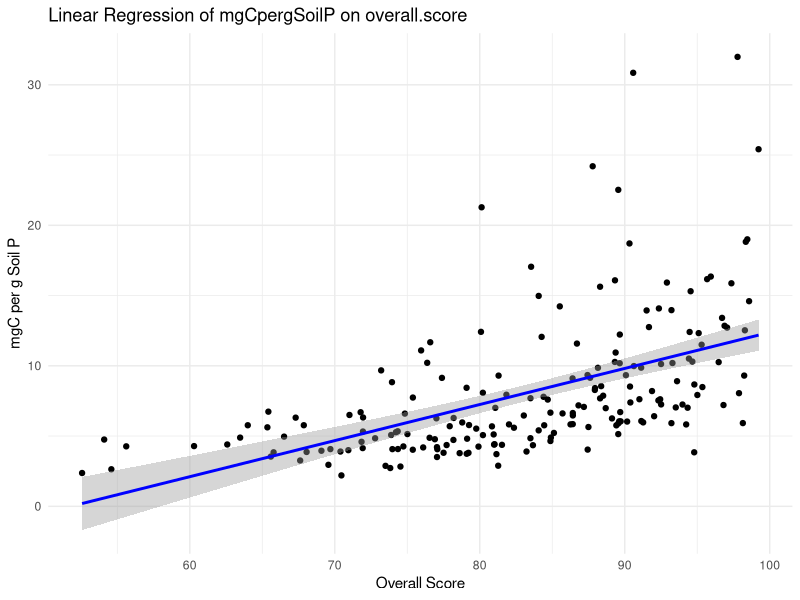
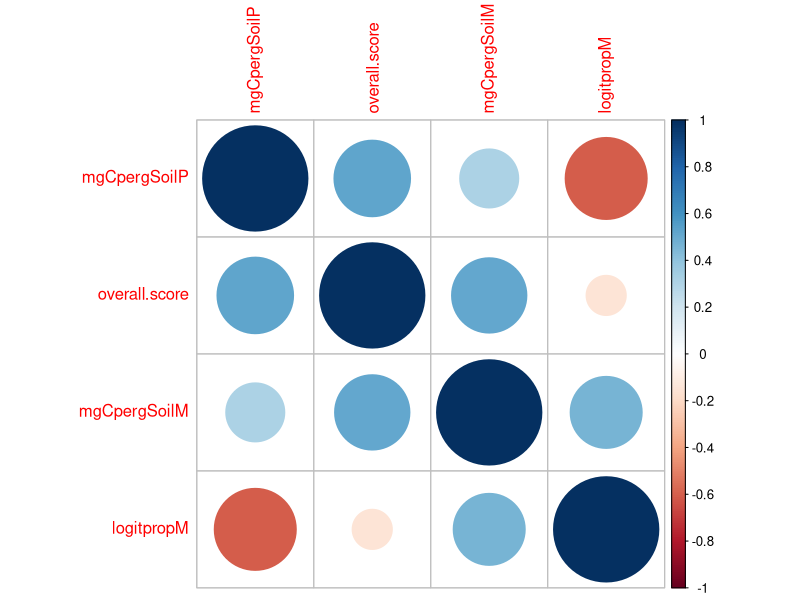
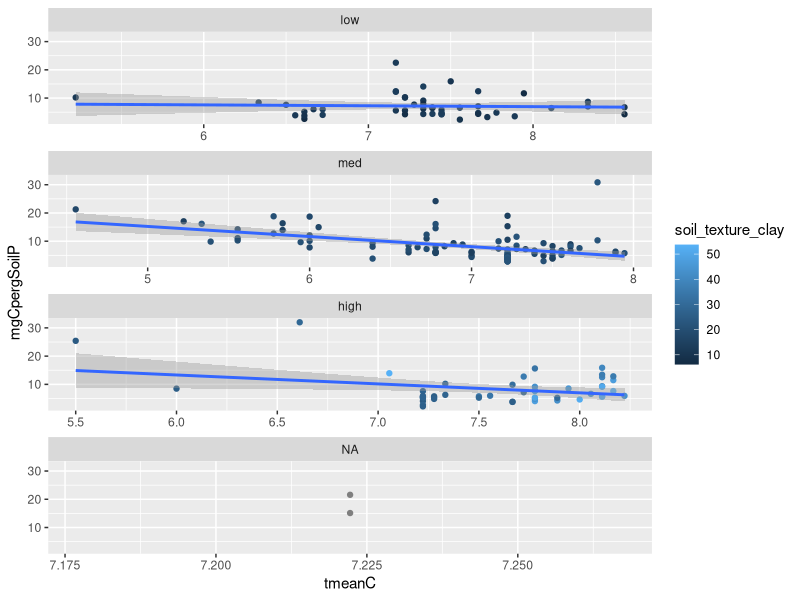
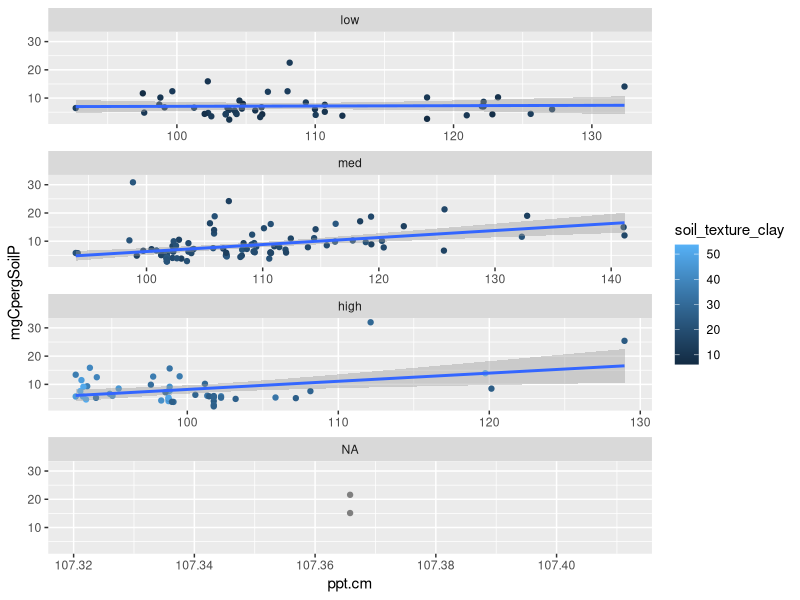
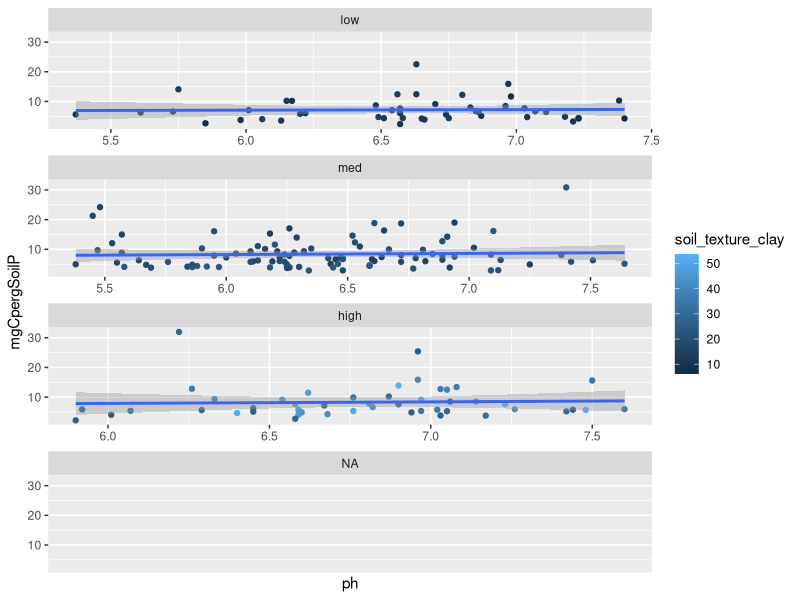
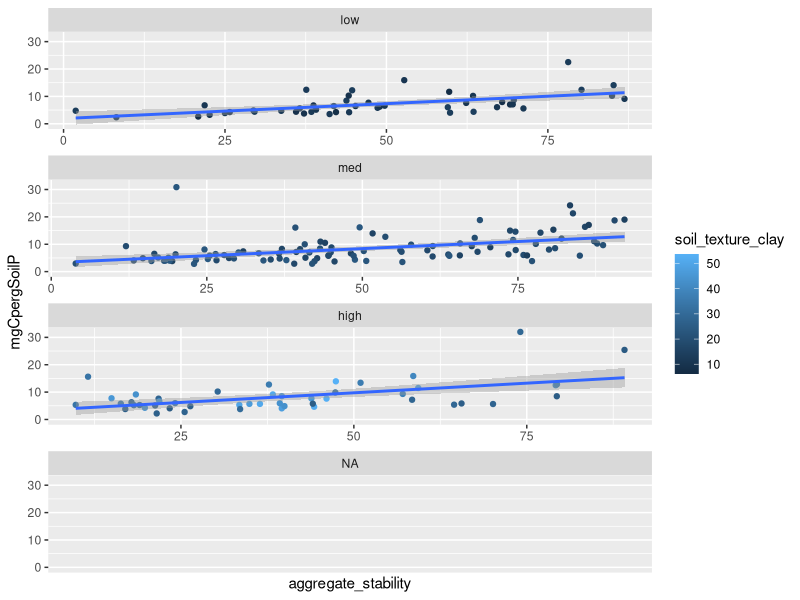
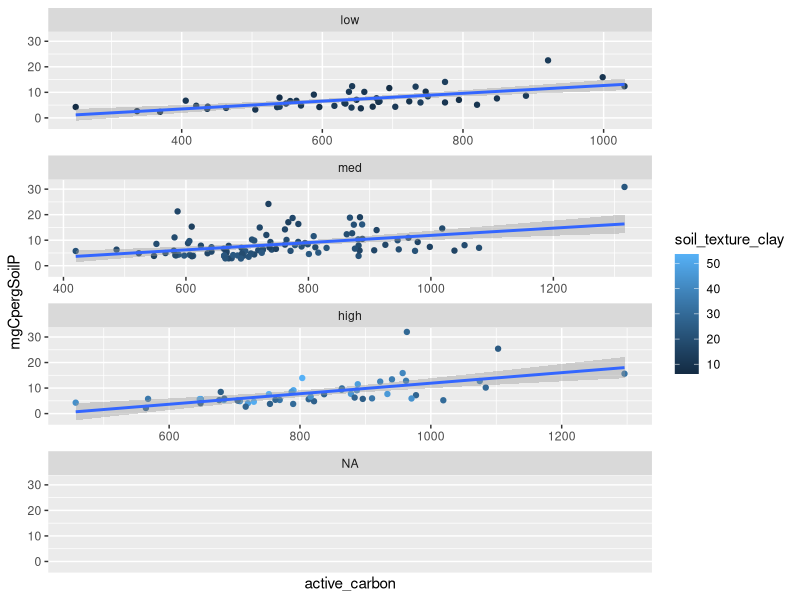
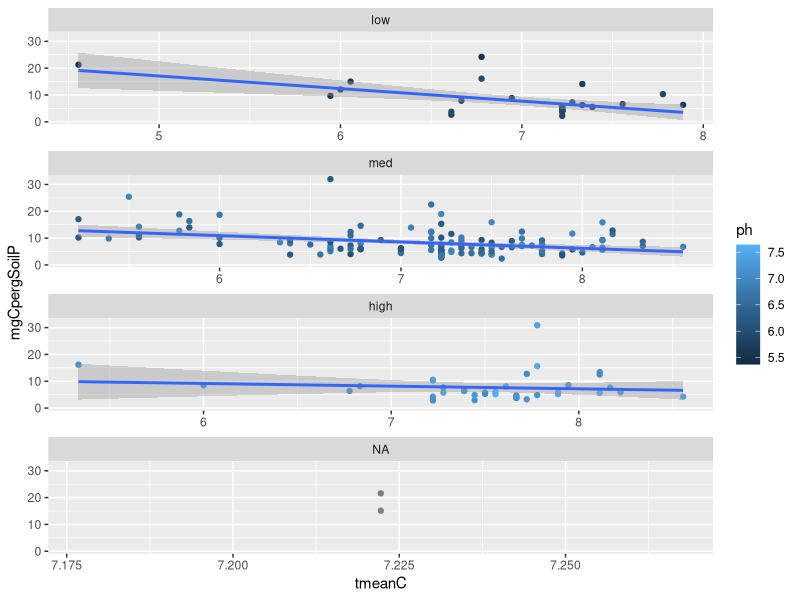

R code for these plots, in order: (Note: this script raises an error after producing the figures.)
#Analyzing data and building linear models with mgPOM as response variable

#setwd("/Users/f003833/Documents/GitHub/FracFarmVT") #caitlin
setwd("C:/Users/F004SPC/Documents/GitHub/FracFarmVT") #erin

#load your libraries
library(tidyverse)
library(ggplot2)
library(dplyr)
library(corrplot)
library(emmeans)
library(nlme)
library(ggeffects)

##call in the analytical data
data <- read.csv("data.csv")
View(data)

#soil health regression

# Perform linear regression
regression_model <- lm(mgCpergSoilP ~ overall.score, data = data)

# Summarize the regression model
summary(regression_model)

# Create a plot with the regression line
ggplot(data, aes(x = overall.score, y = mgCpergSoilP)) +
  geom_point() +
  geom_smooth(method = "lm", col = "blue") +
  labs(title = "Linear Regression of mgCpergSoilP on overall.score",
       x = "Overall Score",
       y = "mgC per g Soil P") +
  theme_minimal()

#Correlation plot
cordata <- cor(data[,c("mgCpergSoilP","overall.score","mgCpergSoilM","logitpropM")], use="pairwise.complete.obs", method="pearson")
corrplot(cordata)
cordata

#view na for ph: Z1, Z2 are truly NA
missing_ph <- subset(data, is.na(ph) | ph == "")
missing_field_codes <- missing_ph$Field_Code
print(missing_field_codes)

missing_mgCpergSoilP <- subset(data, is.na(mgCpergSoilP) | mgCpergSoilP == "")
missing_field_codes <- missing_mgCpergSoilP$Field_Code
print(missing_field_codes)

#First, graphically explore relationships among independent variables to look for interactions


data <- data %>% 
  mutate(claycategory=cut(soil_texture_clay, breaks=c(-Inf, 14, 24, Inf), labels=c("low","med", "high")))

ggplot(data=data, aes(x=tmeanC, y=mgCpergSoilP, col=soil_texture_clay))+ 
  geom_point()+
  geom_smooth(method=lm)+
  facet_wrap(~ claycategory, ncol=1, scales="free_x")

data <- data %>% 
  mutate(claycategory=cut(soil_texture_clay, breaks=c(-Inf, 14, 24, Inf), labels=c("low","med", "high")))

ggplot(data=data, aes(x=ppt.cm, y=mgCpergSoilP, col=soil_texture_clay))+ 
  geom_point()+
  geom_smooth(method=lm)+
  facet_wrap(~ claycategory, ncol=1, scales="free_x")

data <- data %>% 
  mutate(claycategory=cut(soil_texture_clay, breaks=c(-Inf, 14, 24, Inf), labels=c("low","med", "high")))

ggplot(data=data, aes(x=ph, y=mgCpergSoilP, col=soil_texture_clay))+ 
  geom_point()+
  geom_smooth(method=lm)+
  facet_wrap(~ claycategory, ncol=1, scales="free_x")

data <- data %>% 
  mutate(claycategory=cut(soil_texture_clay, breaks=c(-Inf, 14, 24, Inf), labels=c("low","med", "high")))

ggplot(data=data, aes(x=aggregate_stability, y=mgCpergSoilP, col=soil_texture_clay))+ 
  geom_point()+
  geom_smooth(method=lm)+
  facet_wrap(~ claycategory, ncol=1, scales="free_x")

data <- data %>% 
  mutate(claycategory=cut(soil_texture_clay, breaks=c(-Inf, 14, 24, Inf), labels=c("low","med", "high")))

ggplot(data=data, aes(x=active_carbon, y=mgCpergSoilP, col=soil_texture_clay))+ 
  geom_point()+
  geom_smooth(method=lm)+
  facet_wrap(~ claycategory, ncol=1, scales="free_x")

#more interactions with ph
summary(data$ph)

data <- data %>% 
  mutate(phcategory=cut(ph, breaks=c(-Inf,6,7, Inf), labels=c("low","med","high")))

ggplot(data=data, aes(x=tmeanC, y=mgCpergSoilP, col=ph))+ 
  geom_point()+
  geom_smooth(method=lm)+
  facet_wrap(~ phcategory, ncol=1, scales="free_x")

data <- data %>% 
  mutate(phcategory=cut(ph, breaks=c(-Inf,6,7, Inf), labels=c("low","med","high")))

ggplot(data=data, aes(x=ppt.cm, y=mgCpergSoilP, col=ph))+ 
  geom_point()+
  geom_smooth(method=lm)+
  facet_wrap(~ phcategory, ncol=1, scales="free_x")

data <- data %>% 
  mutate(phcategory=cut(ph, breaks=c(-Inf,6,7, Inf), labels=c("low","med","high")))

ggplot(data=data, aes(x=aggregate_stability, y=mgCpergSoilP, col=ph))+ 
  geom_point()+
  geom_smooth(method=lm)+
  facet_wrap(~ phcategory, ncol=1, scales="free_x")

data <- data %>% 
  mutate(phcategory=cut(ph, breaks=c(-Inf,6,7, Inf), labels=c("low","med","high")))

ggplot(data=data, aes(x=soil_texture_clay, y=mgCpergSoilP, col=ph))+ 
  geom_point()+
  geom_smooth(method=lm)+
  facet_wrap(~ phcategory, ncol=1, scales="free_x")

data <- data %>% 
  mutate(phcategory=cut(ph, breaks=c(-Inf,6,7, Inf), labels=c("low","med","high")))

ggplot(data=data, aes(x=active_carbon, y=mgCpergSoilP, col=ph))+ 
  geom_point()+
  geom_smooth(method=lm)+
  facet_wrap(~ phcategory, ncol=1, scales="free_x")

#interactions with ppt

data <- data %>% 
  mutate(pptcategory=cut(ppt.cm, breaks=c(-Inf,101.4, 110.0, Inf), labels=c("low","med","high")))

ggplot(data=data, aes(x=tmeanC, y=mgCpergSoilP, col=ppt.cm))+ 
  geom_point()+
  geom_smooth(method=lm)+
  facet_wrap(~ pptcategory, ncol=1, scales="free_x")


data <- data %>% 
  mutate(pptcategory=cut(ppt.cm, breaks=c(-Inf,101.4, 110.0, Inf), labels=c("low","med","high")))

ggplot(data=data, aes(x=aggregate_stability, y=mgCpergSoilP, col=ppt.cm))+ 
  geom_point()+
  geom_smooth(method=lm)+
  facet_wrap(~ pptcategory, ncol=1, scales="free_x")

summary(data$ppt.cm)
data <- data %>% 
  mutate(pptcategory=cut(ppt.cm, breaks=c(-Inf,101.4, 110.0, Inf), labels=c("low","med","high")))

ggplot(data=data, aes(x=tmeanC, y=mgCpergSoilP, col=ppt.cm))+ 
  geom_point()+
  geom_smooth(method=lm)+
  facet_wrap(~ pptcategory, ncol=1, scales="free_x")


data <- data %>% 
  mutate(pptcategory=cut(ppt.cm, breaks=c(-Inf,101.4, 110.0, Inf), labels=c("low","med","high")))

ggplot(data=data, aes(x=active_carbon, y=mgCpergSoilP, col=ppt.cm))+ 
  geom_point()+
  geom_smooth(method=lm)+
  facet_wrap(~ pptcategory, ncol=1, scales="free_x")

#interactions with aggregate stability
summary(data$aggregate_stability)

data <- data %>% 
  mutate(agStcategory=cut(aggregate_stability, breaks=c(-Inf,29.3, 65.6, Inf), labels=c("low","med","high")))

ggplot(data=data, aes(x=ph, y=mgCpergSoilP, col=aggregate_stability))+ 
  geom_point()+
  geom_smooth(method=lm)+
  facet_wrap(~ agStcategory, ncol=1, scales="free_x")

data <- data %>% 
  mutate(agStcategory=cut(aggregate_stability, breaks=c(-Inf,29.3, 65.6, Inf), labels=c("low","med","high")))

ggplot(data=data, aes(x=ppt.cm, y=mgCpergSoilP, col=aggregate_stability))+ 
  geom_point()+
  geom_smooth(method=lm)+
  facet_wrap(~ agStcategory, ncol=1, scales="free_x")

data <- data %>% 
  mutate(agStcategory=cut(aggregate_stability, breaks=c(-Inf,29.3, 65.6, Inf), labels=c("low","med","high")))

ggplot(data=data, aes(x=tmeanC, y=mgCpergSoilP, col=aggregate_stability))+ 
  geom_point()+
  geom_smooth(method=lm)+
  facet_wrap(~ agStcategory, ncol=1, scales="free_x")

data <- data %>% 
  mutate(agStcategory=cut(aggregate_stability, breaks=c(-Inf,29.3, 65.6, Inf), labels=c("low","med","high")))

ggplot(data=data, aes(x=soil_texture_clay, y=mgCpergSoilP, col=aggregate_stability))+ 
  geom_point()+
  geom_smooth(method=lm)+
  facet_wrap(~ agStcategory, ncol=1, scales="free_x")

data <- data %>% 
  mutate(agStcategory=cut(aggregate_stability, breaks=c(-Inf,29.3, 65.6, Inf), labels=c("low","med","high")))

ggplot(data=data, aes(x=active_carbon, y=mgCpergSoilP, col=aggregate_stability))+ 
  geom_point()+
  geom_smooth(method=lm)+
  facet_wrap(~ agStcategory, ncol=1, scales="free_x")

#tmeanC and active carbon
summary(data$tmeanC)

data <- data %>% 
  mutate(tmeanCcategory=cut(tmeanC, breaks=c(-Inf,6.8, 7.6, Inf), labels=c("low","med","high")))

ggplot(data=data, aes(x=active_carbon, y=mgCpergSoilP, col=tmeanC))+ 
  geom_point()+
  geom_smooth(method=lm)+
  facet_wrap(~ tmeanCcategory, ncol=1, scales="free_x")

#Models
#Correlation plot
cordata <- cor(data[,c("mgCpergSoilP","ph","ppt.cm","tmeanC","aggregate_stability","soil_texture_clay","active_carbon")], use="pairwise.complete.obs", method="pearson")
corrplot(cordata)

##Linear Mixed Model for dependent variable (mgCpergSoilP)
#test without random effect, because only one value per field

m1P=gls(mgCpergSoilP~ppt.cm*tmeanC+soil_texture_clay+
          aggregate_stability+active_carbon+ 
          ph, data=data, na.action=na.exclude, method="ML")
summary(m1P)

m2P=gls(mgCpergSoilP~ppt.cm*tmeanC+soil_texture_clay+
          +aggregate_stability+active_carbon, data=data, na.action=na.exclude, method="ML")
summary(m2P)
anova(m1P, m2P)

m3P=gls(mgCpergSoilP~ppt.cm*tmeanC
           +aggregate_stability+active_carbon 
        , data=data, na.action=na.exclude, method="ML")
summary(m3P)
anova(m2P,m3P)
anova(m3P)

n <- nobs(m3P)
print(n)


# Perform ANOVA on the model
anova_result <- anova(m3P)

# Print the ANOVA table
print(anova_result)

# Extract the degrees of freedom for each variable
num_df <- anova_result$"numDF"  # Numerator degrees of freedom
den_df <- anova_result$"denDF"  # Denominator degrees of freedom

# Print the degrees of freedom
print(num_df)
print(den_df)

#pseudo R squared calculation (fit between model predicted data and actual data)
data$mgCpergSoilP.pred=as.vector(fitted(m3P))
R4=lm(mgCpergSoilP~mgCpergSoilP.pred, data=data, na.action=na.omit)
summary(R4) #r2=.4825

#check assumptions, distrubution of residuals
#final model should use REML
m3P=gls(mgCpergSoilP~ppt.cm*tmeanC
        +aggregate_stability+active_carbon,
        data=data, na.action=na.exclude, method="REML") 
summary(m3P)

F_Final <- fitted(m3P)
R_Final <- residuals(m3P, type = "pearson", scaled = TRUE)
N = !is.na(data$mgCpergSoilP)
Rfull <- NA
Rfull[N] <- R_Final
op <- par(mfrow = c(2,2), mar = c(5,4,1,1))  
plot(F_Final, R_Final)
hist(Rfull)
plot(Rfull ~ data$aggregate_stability)
plot(Rfull ~ data$soil_texture_clay)
plot(Rfull ~ data$active_carbon)
plot(Rfull ~ data$tmeanC)
plot(Rfull ~ data$ppt.cm)
plot(Rfull ~ data$ph)
par(op)

#partial residuals to test that the relationship is linear
#do these for each of the significant predictors (do green and red lines match?)

op <- par(mfrow = c(2,2), mar = c(5,4,1,1)) #this makes it so all the graphs are plotted in the same window (a 2 x 2 grid)

ppt.cm.c <- summary(m3P)$coefficients[2] #predictor coefficient
ppt.cm.pr <- Rfull + ppt.cm.c*data$ppt.cm  #Residuals + pred coef * predictor value
{scatter.smooth(data$ppt.cm, ppt.cm.pr, 
                lpars = list(col = "green", lwd = 3, lty = 3)) #residual loess
  abline(lm(ppt.cm.c*data$ppt.cm ~ data$ppt.cm), col = "red")} 

soil_texture_clay.c <- summary(m3P)$coefficients[3] #predictor coefficient
soil_texture_clay.pr <- Rfull + soil_texture_clay.c*data$soil_texture_clay  #Residuals + pred coef * predictor value
{scatter.smooth(data$soil_texture_clay, soil_texture_clay.pr, 
                lpars = list(col = "green", lwd = 3, lty = 3)) #residual loess
  abline(lm(soil_texture_clay.c*data$soil_texture_clay ~ data$soil_texture_clay), col = "red")} 

aggregate_stability.c <- summary(m3P)$coefficients[5] #predictor coefficient
aggregate_stability.pr <- Rfull + aggregate_stability.c*data$aggregate_stability  #Residuals + pred coef * predictor value
{scatter.smooth(data$aggregate_stability, aggregate_stability.pr, 
                lpars = list(col = "green", lwd = 3, lty = 3)) #residual loess
  abline(lm(aggregate_stability.c*data$aggregate_stability ~ data$aggregate_stability), col = "red")} 

active_carbon.c <- summary(m3P)$coefficients[6] #predictor coefficient
active_carbon.pr <- Rfull + active_carbon.c*data$active_carbon  #Residuals + pred coef * predictor value
{scatter.smooth(data$active_carbon, active_carbon.pr, 
                lpars = list(col = "green", lwd = 3, lty = 3)) #residual loess
  abline(lm(active_carbon.c*data$active_carbon ~ data$active_carbon), col = "red")} 

par(op)

#Visualize significant relationships

#own_theme below sets ggplot parameters for how plots should look. 
own_theme <- theme_bw(base_size = 11) +
  theme(rect = element_blank(),
        axis.ticks = element_line(color = "black"),
        axis.text = element_text(color = "black"),
        axis.line = element_line(color = "black"),
        panel.grid.minor = element_blank())

#ppt and tmeanC, option 1
summary(data$ppt.cm)
summary(data$tmeanC)

pred_pptC <- ggpredict(m3P, terms = c("ppt.cm", "tmeanC[6.8,7.5]"))
pred_pptC$tmean_group <- pred_pptC$group
levels(pred_pptC$tmean_group) <- c("low (4.5-7.2)",  
                                   "high (7.2-8.6)")
data <- data %>%
  drop_na(tmeanC) %>% 
  dplyr::mutate(tmean_group = cut(tmeanC, breaks = c(4.5,7.2,8.6)))

levels(data$tmean_group) <- c("low (4.5-7.2)",  
                              "high (7.2-8.6)")

mgPOM_pptC <-data %>% 
  ggplot() +
  geom_point(aes(x = ppt.cm, y = mgCpergSoilP, col = tmean_group), #plot your data
             size = 1.5, alpha = 0.5) +
  geom_line(pred_pptC, mapping = aes(x=x, y=predicted, col = tmean_group), #plot the model's prediction (based on linear )
            lwd = 1) +
  own_theme+
  #theme(legend.position = "none") +
  scale_y_continuous(expression("mg C in POM per g soil")) +
  scale_x_continuous(expression("Mean Annual Precipitation (cm)"),
                     label = scales::comma) +
  scale_color_manual(values = c("blue", "red")) # adjust colors if needed

mgPOM_pptC

ggsave("mgPOM_ppt_tmeanC.jpeg", width = 4, height = 3)


#ppt and tmeanC, option 2
summary(data$ppt.cm)
pred_tmeanppt <- ggpredict(m3P, terms = c("tmeanC","ppt.cm[101,110]"))
pred_tmeanppt$ppt_group <- pred_tmeanppt$group
levels(pred_tmeanppt$ppt_group) <- c("low (92-104)",  
                                   "high (104-142)")

data <- data %>%
  drop_na(ppt.cm) %>% 
   dplyr::mutate(ppt_group = cut(ppt.cm, breaks = c(92,104,142)))

 levels(data$ppt_group) <- c("low (92-104)",  
                            "high (104-142)")
 mgPOM_tmeanppt <-data %>% 
   ggplot() +
   geom_point(aes(x = tmeanC, y = mgCpergSoilP, col = ppt_group), #plot your data
              size = 1.5, alpha = 0.5) +
   geom_line(pred_tmeanppt, mapping = aes(x=x, y=predicted, col = ppt_group), #plot the model's prediction (based on linear )
             lwd = 1) +
   own_theme+
   #theme(legend.position = "none") +
   scale_y_continuous(expression("mg C in POM per g soil")) +
   scale_x_continuous(expression("Mean Annual Temperature(C)"),
                      label = scales::comma) +
   scale_color_manual(values = c("blue", "red")) # adjust colors if needed
 
 mgPOM_tmeanppt

#for agg stability 
pred_aggregate_stability <- ggpredict(m3P, terms = c("aggregate_stability"))
mgPOM_aggregate_stability <-data %>% 
  ggplot() +
  geom_point(aes(x = aggregate_stability, y = mgCpergSoilP), #plot your data
             size = 1.5, alpha = 0.5) +
  geom_line(pred_aggregate_stability, mapping = aes(x=x, y=predicted), #plot the model's prediction (based on linear )
            lwd = 1) +
  own_theme+
  theme(legend.position = "none") +
  scale_y_continuous(expression("mg C in POM per g soil"))+
  scale_x_continuous(expression("aggregate stability"),
                     label = scales::comma) 

mgPOM_aggregate_stability
ggsave("mgPOM_aggregate_stability.jpeg", width = 4, height = 3)

#Active Carbon
pred_active_carbon <- ggpredict(m3P, terms = c("active_carbon"))
mgPOM_active_carbon <-data %>% 
  ggplot() +
  geom_point(aes(x = active_carbon, y = mgCpergSoilP), #plot your data
             size = 1.5, alpha = 0.5) +
  geom_line(pred_active_carbon, mapping = aes(x=x, y=predicted), #plot the model's prediction (based on linear )
            lwd = 1) +
  own_theme+
  theme(legend.position = "none") +
  scale_y_continuous(expression("mg C in POM per g soil"))+
  scale_x_continuous(expression("active carbon"),
                     label = scales::comma) 

mgPOM_active_carbon

#ppt on own
pred_ppt <- ggpredict(m3P, terms = c("ppt.cm"))
mgPOM_ppt <-data %>% 
  ggplot() +
  geom_point(aes(x = ppt.cm, y = mgCpergSoilP), #plot your data
             size = 1.5, alpha = 0.5) +
  geom_line(pred_ppt, mapping = aes(x=x, y=predicted), #plot the model's prediction (based on linear )
            lwd = 1) +
  own_theme+
  theme(legend.position = "none") +
  scale_y_continuous(expression("mg C in POM per g soil"))+
  scale_x_continuous(expression("mean annual precipitation (cm)"),
                     label = scales::comma) 

mgPOM_ppt

#tmeanC on own
pred_temp <- ggpredict(m3P, terms = c("tmeanC"))
mgPOM_temp <-data %>% 
  ggplot() +
  geom_point(aes(x = tmeanC, y = mgCpergSoilP), #plot your data
             size = 1.5, alpha = 0.5) +
  geom_line(pred_temp, mapping = aes(x=x, y=predicted), #plot the model's prediction (based on linear )
            lwd = 1) +
  own_theme+
  theme(legend.position = "none") +
  scale_y_continuous(expression("mg C in POM per g soil"))+
  scale_x_continuous(expression("mean annual temperature (C)"),
                     label = scales::comma) 

mgPOM_temp


# Create a violin plot with individual data points
ggplot(data, aes(x = Type.x, y = mgCpergSoilP)) +
  geom_violin(trim = FALSE, fill = "lightblue") +  # Create the violin plot
  geom_jitter(width = 0.2, size = 1, color = "darkblue") +  # Add jittered points
  labs(title = "Distribution of mg POM by Field Type",
       x = "Field Type",
       y = "mgC per g Soil POM") +
  theme_minimal()  # Apply a minimal theme for a clean look   

# Create a violin plot with individual data points and mean line
ggplot(data, aes(x = Type.x, y = mgCpergSoilP, color = Type.x, fill = Type.x)) +
  geom_violin(trim = FALSE, alpha = 0.5) +  # Create the violin plot with semi-transparent fill
  geom_jitter(width = 0.2, size = 1) +  # Add jittered points
  stat_summary(fun = mean, geom = "point", shape = 23, size = 2, color = "black", fill = "yellow") +  # Add mean points
  labs(title = "Distribution of mgCpergSoilP by Field Type",
       x = "Field Type",
       y = "mgC per g Soil POM") +
  theme_minimal()  # Apply a minimal theme for a clean look

# Create a violin plot with individual data points and mean line for soil texture class
ggplot(data, aes(x = soil_texture_class, y = mgCpergSoilP, color = soil_texture_class, fill = soil_texture_class)) +
  geom_violin(trim = FALSE, alpha = 0.5) +  # Create the violin plot with semi-transparent fill
  geom_jitter(width = 0.2, size = 1) +  # Add jittered points
  stat_summary(fun = mean, geom = "point", shape = 23, size = 2, color = "black", fill = "yellow") +  # Add mean points
  labs(title = "Distribution of mgCpergSoilP by Field Type",
       x = "Soil Texture Class",
       y = "mgC per g Soil POM") +
  theme_minimal()  # Apply a minimal theme for a clean look

# Create a violin plot with individual data points and mean line for soil texture class
ggplot(data, aes(x = soil_texture_class, y = mgCpergSoilP, color = soil_texture_class, fill = soil_texture_class)) +
  geom_violin(trim = FALSE, alpha = 0.5) +  # Create the violin plot with semi-transparent fill
  geom_jitter(width = 0.2, size = 1) +  # Add jittered points
  stat_summary(fun = mean, geom = "point", shape = 23, size = 2, color = "black", fill = "yellow") +  # Add mean points
  labs(title = "Distribution of mgCpergSoilP by Soil Texture Class",
       x = "Soil Texture Class",
       y = "mgC per g Soil POM") +
  theme_minimal() +  # Apply a minimal theme for a clean look
  theme(axis.text.x = element_text(angle = 45, hjust = 1, size = 10),  # Adjust text angle, justification, and size
        plot.margin = margin(5, 5, 10, 5))  # Increase the bottom margin to give more space to labels


#anova by field type to see differences 
field_anova<- aov(mgCpergSoilP~Type.x, data=data)
summary(field_anova)  

TukeyHSD(field_anova)

#anova by soil texture class to see differences 
texture_anova<- aov(mgCpergSoilP~soil_texture_class, data=data)
summary(texture_anova)  

TukeyHSD(texture_anova)
